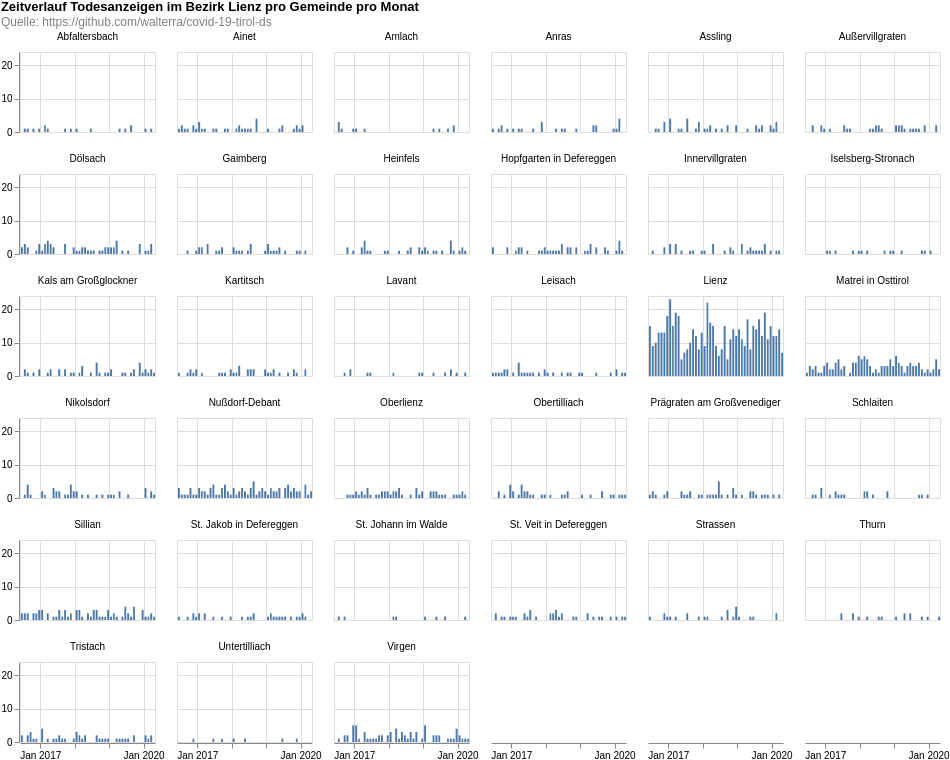

The specification (Vega-Lite) saved for this image:
### Vega-Lite specification from a JSON file in a GitHub repository (floating-point values rounded to 4 significant figures; data arrays with more than 128 entries replaced by an {"elided": "..."} marker saying what was removed)
{"$schema": "https://vega.github.io/schema/vega-lite/v4.8.1.json", "columns": 6, "config": {"view": {"continuousHeight": 300, "continuousWidth": 400}}, "data": {"name": "data-5bc99d0b4d666b1ac21d7f19cc9e9bf1"}, "datasets": {"data-5bc99d0b4d666b1ac21d7f19cc9e9bf1": {"elided": "1725 records"}}, "facet": {"field": "municipaly", "title": null, "type": "nominal"}, "padding": 0, "spec": {"layer": [{"encoding": {"tooltip": [{"field": "date", "timeUnit": "yearmonth", "type": "temporal"}, {"aggregate": "sum", "field": "count", "type": "quantitative"}], "x": {"field": "date", "timeUnit": "yearmonth", "title": null, "type": "temporal"}, "y": {"aggregate": "sum", "field": "count", "title": null, "type": "quantitative"}}, "height": 80, "mark": "bar", "width": 135}]}, "title": {"color": "black", "subtitle": ["Quelle: https://github.com/walterra/covid-19-tirol-ds"], "subtitleColor": "gray", "text": ["Zeitverlauf Todesanzeigen im Bezirk Lienz pro Gemeinde pro Monat"]}}
